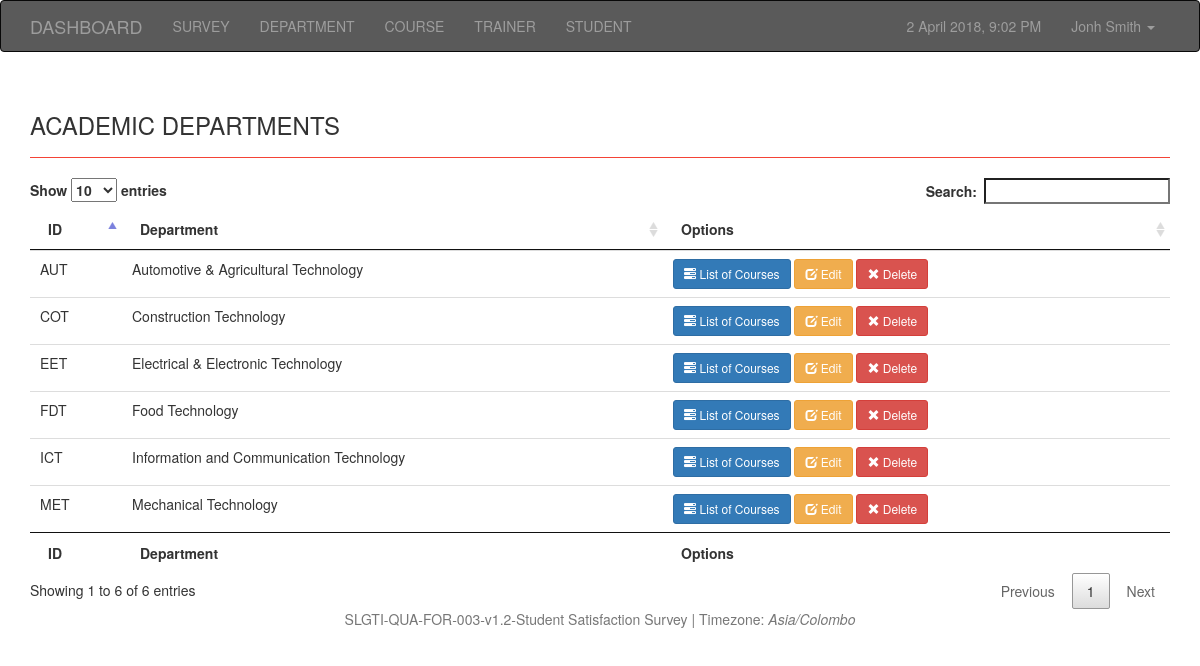
The page /department.php on the database its author committed.
### tables this page shows
CREATE TABLE `department` (
  `department_id` varchar(10) NOT NULL,
  `department` varchar(100) NOT NULL
);

### department.php (the view, shortened to what this page needs)
<!DOCTYPE html>
<html lang="en">
<head>
    <link href="css/bootstrap.css" rel="stylesheet">
    <link href="css/jquery.dataTables.min.css" rel="stylesheet">
</head>
<body>
    <?php include_once("nav.php");    ?>
    <div class="container">
        <div class="row">
            <div class="col-md-12">
                <div class="page-header">
                    <h3>ACADEMIC DEPARTMENTS                    </h3>
                </div>
            </div>
        </div>
        <div class="row">
            <div class="col-md-12 ">
                <div class="table-responsive">
                    <table id="example" class="table table-hover">
                        <thead>
                            <tr>
                                <th>ID</th>
                                <th>Department</th>
                                <th>Options</th>
                            </tr>
                        </thead>
                        <tfoot>
                            <tr>
                                <th>ID</th>
                                <th>Department</th>
                                <th>Options</th>
                            </tr>
                        </tfoot>
                        <tbody>
                            <?php
                        $sql = "SELECT * FROM `department`";
                        $result = mysqli_query($con, $sql);
                        if (mysqli_num_rows($result) > 0) {
                            while($row = mysqli_fetch_assoc($result)) {
                                echo '<tr>';
                                echo '
                                    <td>'. $row["department_id"].'</td>
                                    <td>'. $row["department"].'</td>
                                    <td>
                                    <a href="course?id='.$row["department_id"].'"><button type="button" class="btn btn-primary btn-sm"><span class="glyphicon glyphicon-tasks" aria-hidden="true"></span> List of Courses </button></a>
                                    <a href="?id='.$row["department_id"].'"><button type="button" class="btn btn-warning btn-sm"><span class="glyphicon glyphicon-edit" aria-hidden="true"></span> Edit</button></a>
                                    <a href="?id='.$row["department_id"].'"><button type="button" class="btn btn-danger btn-sm"><span class="glyphicon glyphicon-remove" aria-hidden="true"></span> Delete</button></a>
                                    </td>
                                </tr>';
                            }
                        } else {
                            echo '<tr><td colspan="6"> 0 Results</td></tr>';
                        }
                        ?>
                        </tbody>
                    </table>
                </div>
            </div>
        </div>
    </div>
    <?php include_once("footer.php"); ?>
</body>
</html>

### rows shown on the page
department: department_id "AUT", department "Automotive & Agricultural Technology"
department: department_id "COT", department "Construction Technology"
department: department_id "EET", department "Electrical & Electronic Technology"
department: department_id "FDT", department "Food Technology"
department: department_id "ICT", department "Information and Communication Technology"
department: department_id "MET", department "Mechanical Technology"

### other values the page prints
date_default_timezone_get() "Asia/Colombo"
